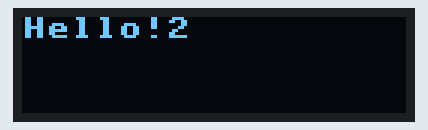
Recording of a program running on a simulated MicroPython board. On the bench: 128×32 one-colour display. Library files of the repository ran but are not shown: ssd1306.py.

Above: at 0.18 s.
At 5.14 s:
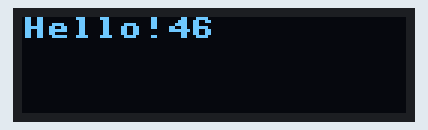
At 10.1 s:
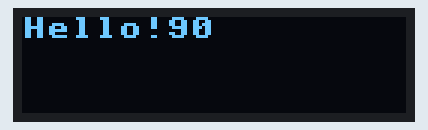
At 20.01 s:
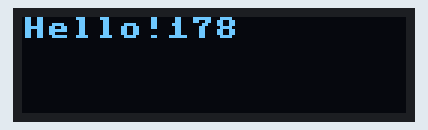
At 29.93 s:
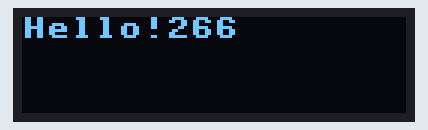
At 39.85 s:
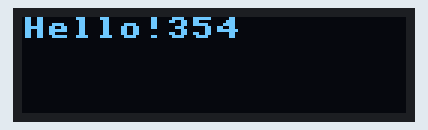

The program:

oled_test.py
```python
from machine import Pin, SoftI2C
import time
import ssd1306


# 创建i2c对象
i2c = SoftI2C(scl=Pin(6), sda=Pin(7))

# 宽度高度
oled_width = 128
oled_height = 32

# 创建oled屏幕对象
oled = ssd1306.SSD1306_I2C(oled_width, oled_height, i2c)
'''
# 在指定位置处显示文字
oled.text('Hello!', 0, 0)
oled.text('Hello, World 2!', 0, 10)
oled.text('Hello, World 3!', 0, 20)
'''
a = 1
while True:
    a += 1
    oled.fill(0)
    oled.text('Hello!%s'%a, 0, 0)
    time.sleep_ms(100)
    oled.show()
```
